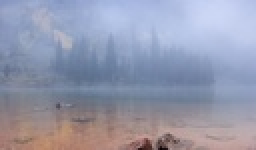
%> input picture 2_4/Eikona4.jpg, 128 x 75 px, shrunk from 1024 x 600 before the run (shown 2 times larger)
$ octave ex2_4HSI.m   (GNU Octave 9; MATLAB toolbox functions it lacks are replaced by stand-ins)
%> lines starting %> are read from the running program, lines starting %| are printed output that depends on the picture
### 2_4/rgb2hsi.m
function hsi = rgb2hsi(I)
%RGB2HSI Converts an RGB image to HSI.
%   HSI = RGB2HSI(RGB) converts an RGB image to HSI. The input image
%   is assumed to be of size M-by-N-by-3, where the third dimension
%   accounts for three image planes: red, green, and blue, in that
%   order. If all RGB component images are equal, the HSI conversion
%   is undefined. The input image can be of class double (with values
%   in the range [0, 1]), uint8, or uint16.
%
%   The output image, HSI, is of class double, where:
%     hsi(:, :, 1) = hue image normalized to the range [0, 1] by
%                    dividing all angle values by 2*pi.
%     hsi(:, :, 2) = saturation image, in the range [0, 1].
%     hsi(:, :, 3) = intensity image, in the range [0, 1].

%   Copyright 2002-2004 R. C. Gonzalez, R. E. Woods, & S. L. Eddins
%   Digital Image Processing Using MATLAB, Prentice-Hall, 2004
%   $Revision: 1.5 $  $Date: 2005/01/18 13:44:59 $

rgb = im2double(I);
r = rgb(:, :, 1);
g = rgb(:, :, 2);
b = rgb(:, :, 3);


num = 0.5*((r - g) + (r - b));
den = sqrt((r - g).^2 + (r - b).*(g - b));
theta = acos(num./(den + eps));

H = theta;
H(b > g) = 2*pi - H(b > g);
H = H/(2*pi);

num = min(min(r, g), b);
den = r + g + b;
den(den == 0) = eps;
S = 1 - 3.* num./den;

H(S == 0) = 0;

I = (r + g + b)/3;

% Combine all three results into an hsi image.
hsi = cat(3, H, S, I);

end

### 2_4/localeqhist.m
function [ equalizedImage ] = localeqhist( I, windowSize )
%LOCALEQHIST Equalize histogram given original image and its histogram.
[m,n] = size(I);
extendedImage = extendI(I, windowSize);

equalizedImage = uint8(zeros(m, n));

for row = round(windowSize/2):m + (round(windowSize/2) - 1)
    for col = round(windowSize/2):n + (round(windowSize/2) - 1)
        rowStart = row - (round(windowSize/2) - 1);
        rowEnd = row + round(windowSize/2) - 1;
        colStart = col - (round(windowSize/2) - 1);
        colEnd = col + round(windowSize/2) - 1;

        localHist = zeros(1, 256);
        for rowInd = rowStart:rowEnd
            for colInd = colStart:colEnd
                index = extendedImage( rowInd, colInd ) + 1;
                localHist(index) = localHist(index) + 1;
            end
        end
        cdfValue = sum(localHist(1:extendedImage( row, col ) + 1)) / (windowSize * windowSize);
        equalizedImage(row - (round(windowSize/2) - 1), col - (round(windowSize/2) - 1)) = floor(255 * cdfValue);
    end
end
end

### 2_4/extendI.m
function [ extI ] = extendI( I, windowSize )
%EXTENDI Extends the image on each edge
%It mirrors the image on each edge to process it with a window.

[m,n] = size(I);

extI = zeros(m +  2 * (round(windowSize/2) - 1), n + 2 * (round(windowSize/2) - 1));
extI(round(windowSize/2):m + round(windowSize/2) - 1, round(windowSize/2):n + round(windowSize/2) - 1) = I;
%top rows
extI(1:round(windowSize/2) - 1, round(windowSize/2):n + (round(windowSize/2) - 1)) = flipud(I(2:round(windowSize/2), :));
%bottom rows
extI(m + round(windowSize/2):m +  2 * (round(windowSize/2) - 1), round(windowSize/2):n + (round(windowSize/2) - 1)) = flipud(I(m - (round(windowSize/2) - 1):m - 1, :));
%left column
extI(round(windowSize/2):m + (round(windowSize/2) - 1), 1:round(windowSize/2) - 1) = fliplr(I(:, 2:round(windowSize/2)));
%right column
extI(round(windowSize/2):m + (round(windowSize/2) - 1), n + round(windowSize/2):n +  2 * (round(windowSize/2) - 1)) = fliplr(I(:, n - (round(windowSize/2) - 1):n - 1));
%top left corner
extI(1:round(windowSize/2)-1, 1:round(windowSize/2)-1) = rot90(I(2:1+round(windowSize/2)-1, 2:1+round(windowSize/2)-1), 2);
%top right corner
extI(1:round(windowSize/2)-1, n + round(windowSize/2):end) = rot90(I(2:round(windowSize/2), n - (round(windowSize/2)-1):n-1), 2);
%bottom left corner
extI(m + round(windowSize/2):end, 1:round(windowSize/2)-1) = rot90(I(m - (round(windowSize/2)-1):m-1, 2:1+round(windowSize/2)-1), 2);
%bottom right corner
extI(m + round(windowSize/2):end, n + round(windowSize/2):end) = rot90(I(m - (round(windowSize/2)-1):m-1, n - (round(windowSize/2)-1):n-1), 2);


end

### 2_4/hsi2rgb.m
function rgb = hsi2rgb(hsi)
%HSI2RGB Converts an HSI image to RGB.
%   RGB = HSI2RGB(HSI) converts an HSI image to RGB, where HSI is
%   assumed to be of class double with:
%     hsi(:, :, 1) = hue image, assumed to be in the range
%                    [0, 1] by having been divided by 2*pi.
%     hsi(:, :, 2) = saturation image, in the range [0, 1].
%     hsi(:, :, 3) = intensity image, in the range [0, 1].
%
%   The components of the output image are:
%     rgb(:, :, 1) = red.
%     rgb(:, :, 2) = green.
%     rgb(:, :, 3) = blue.

%   Copyright 2002-2004 R. C. Gonzalez, R. E. Woods, & S. L. Eddins
%   Digital Image Processing Using MATLAB, Prentice-Hall, 2004
%   $Revision: 1.5 $  $Date: 2003/10/13 01:01:06 $

% Extract the individual HSI component images.
H = hsi(:, :, 1) * 2 * pi;
S = hsi(:, :, 2);
I = hsi(:, :, 3);

% Implement the conversion equations.
R = zeros(size(hsi, 1), size(hsi, 2));
G = zeros(size(hsi, 1), size(hsi, 2));
B = zeros(size(hsi, 1), size(hsi, 2));

% RG sector (0 <= H < 2*pi/3).
idx = find( (0 <= H) & (H < 2*pi/3));
B(idx) = I(idx) .* (1 - S(idx));
R(idx) = I(idx) .* (1 + S(idx) .* cos(H(idx)) ./ ...
                                          cos(pi/3 - H(idx)));
G(idx) = 3*I(idx) - (R(idx) + B(idx));

% BG sector (2*pi/3 <= H < 4*pi/3).
idx = find( (2*pi/3 <= H) & (H < 4*pi/3) );
R(idx) = I(idx) .* (1 - S(idx));
G(idx) = I(idx) .* (1 + S(idx) .* cos(H(idx) - 2*pi/3) ./ ...
                    cos(pi - H(idx)));
B(idx) = 3*I(idx) - (R(idx) + G(idx));

% BR sector.
idx = find( (4*pi/3 <= H) & (H <= 2*pi));
G(idx) = I(idx) .* (1 - S(idx));
B(idx) = I(idx) .* (1 + S(idx) .* cos(H(idx) - 4*pi/3) ./ ...
                                           cos(5*pi/3 - H(idx)));
R(idx) = 3*I(idx) - (G(idx) + B(idx));

% Combine all three results into an RGB image.  Clip to [0, 1] to
% compensate for floating-point arithmetic rounding effects.
rgb = cat(3, R, G, B);
rgb = max(min(rgb, 1), 0);
end

### 2_4/ex2_4HSI.m
%%  2.4 init
clear all; close all; clc;

%% load image
Im = imread('Eikona4.jpg'); %read image from file
%> Im is the input picture: size 75x128x3 uint8; mean R, G, B 149.6, 153.5, 174.1
originalhsi = rgb2hsi(Im);
[n,m] = size(Im);
%> n = 75; m = 384


%% 2.4.1 HSI Global histogram eq

H = originalhsi(:,:,1);
S = originalhsi(:,:,2);
I = originalhsi(:,:,3);
% [35 lines of commented-out code are left out]

%% Local Histogram Equalization
I = uint8(255*I+1);
%> I: size 75x128 uint8
newI = localeqhist(I, 15);
%> in extendI, `extI(1:round(windowSize/2)-1, 1:round(windowSize/2)-1) = rot90(I(2:1+r..`: extI: size 89x142 double; min 0, max 222, mean 159.9
%> in extendI, `extI(1:round(windowSize/2)-1, n + round(windowSize/2):end) = rot90(I(2..`: extI: size 89x142 double; min 0, max 222, mean 160.8
%> in extendI, `extI(m + round(windowSize/2):end, 1:round(windowSize/2)-1) = rot90(I(m..`: extI: size 89x142 double; min 0, max 222, mean 161.3
%> in extendI, `extI(m + round(windowSize/2):end, n + round(windowSize/2):end) = rot90..`:
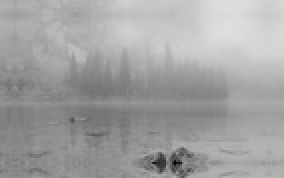
%> extI: size 89x142 double (shown 2 times larger); min 5, max 222, mean 162
%> after the loop in localeqhist, `for row = round(windowSize/2):m + (round(windowSize/2) - 1)`:
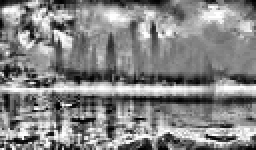
%> equalizedImage: size 75x128 uint8 (shown 2 times larger); min 1, max 255, mean 132.9
%> after the loop in localeqhist, `for row = round(windowSize/2):m + (round(windowSize/2) - 1)`: localHist = 256 values, max 36 at index 179, min 0 at index 1, mean 0.879
newI = im2double(newI);
%reconstruct I
hsi = cat(3, H, S, newI);
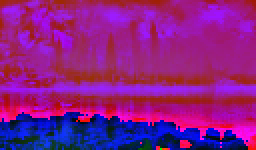
%> hsi: size 75x128x3 double (shown 2 times larger); mean R, G, B 0.54, 0.109, 0.521
newRGB = hsi2rgb(hsi);
%> in hsi2rgb, `idx = find( (0 <= H) & (H < 2*pi/3));`: idx = 1666 values from 62 to 9300
%> in hsi2rgb, `R(idx) = I(idx) .* (1 + S(idx) .* cos(H(idx)) ./ cos(pi/3 - H(idx)));`:
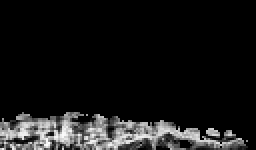
%> R: size 75x128 double (shown 2 times larger); min 0, max 1.25, mean 0.111; drawn with min black and max white
%> in hsi2rgb, `idx = find( (2*pi/3 <= H) & (H < 4*pi/3) );`: idx = 6872 values from 1 to 9582
%> in hsi2rgb, `idx = find( (4*pi/3 <= H) & (H <= 2*pi));`: idx = 1062 values from 51 to 9600
%> in hsi2rgb, `G(idx) = I(idx) .* (1 - S(idx));`: G: size 75x128 double; min 1.31e-09, max 0.98, mean 0.503
%> in hsi2rgb, `B(idx) = I(idx) .* (1 + S(idx) .* cos(H(idx) - 4*pi/3) ./ cos(5*pi/3 -..`:
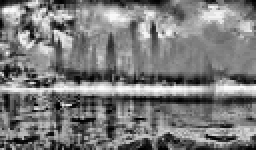
%> B: size 75x128 double (shown 2 times larger); min 0, max 1.16, mean 0.565; drawn with min black and max white
%> in hsi2rgb, `R(idx) = 3*I(idx) - (G(idx) + B(idx));`:
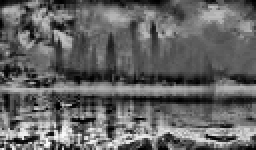
%> R: size 75x128 double (shown 2 times larger); min 0.00316, max 1.25, mean 0.495; drawn with min black and max white

figure;
imhist(newI);
title('I Histogram after Local Histogram equalization ( 15 x 15 window)');
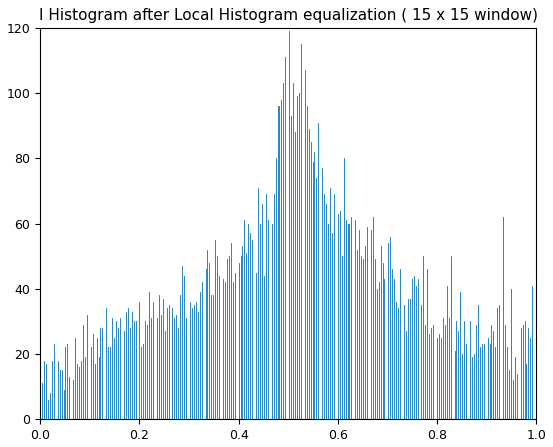
%> figure redrawn from the program's plot data; highest point at x = 0.502, y = 119
saveas(gcf, 'pichsi\b_ihisteq_15.png');

figure;
imshow(hsi);
title('HSI Image after Histogram equalization ( 15 x 15 window)');
saveas(gcf, 'pichsi\b_hsi_15.png');

figure;
imshow(newRGB);
title('RGB Image after Local HSI Histogram equalization ( 15 x 15 window)');
saveas(gcf, 'pichsi\b_newRGB_15.png')


%%
close all;
